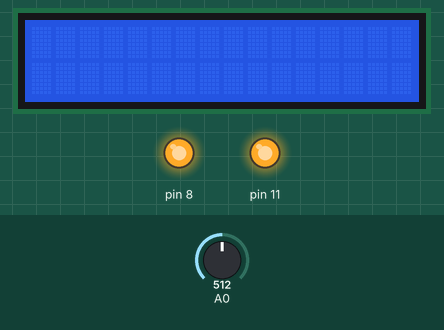
A sketch run on a simulated Arduino Uno, built with avr-gcc and run on an emulated ATmega328P. Shown: 16×2 character LCD, output pins drawn as LEDs (lit = HIGH). The test bench sets the inputs (shaded band); at power-on: A0 = 512. What the sketch prints to the serial monitor is not drawn.

Above: at 1.2 s.
1.3 s: A0 set to 634
2.8 s: A0 set to 657
At 3.8 s:
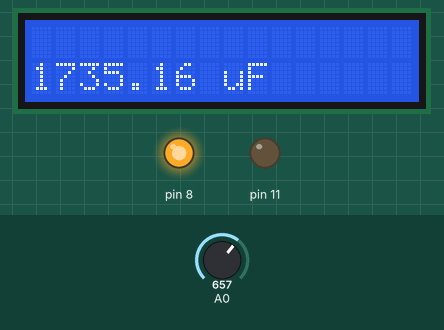
4.3 s: A0 set to 0
At 5.9 s:
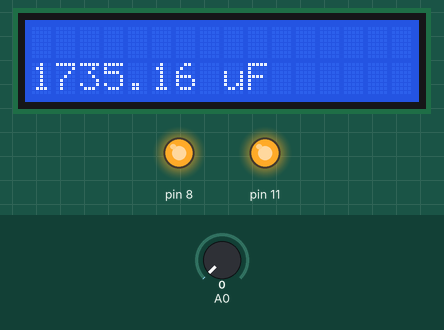
Timing chart, 0 to 7.4 s (numbered marks = the images above; inputs shaded):
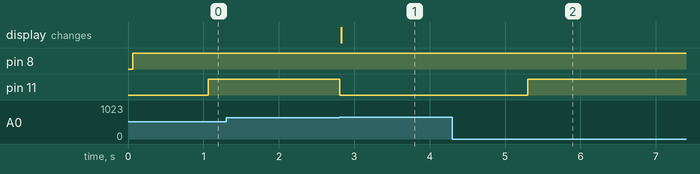

The sketch:

ArduinoCode.ino
```cpp
unsigned long startTime;
unsigned long startTime_1;
unsigned long elapsedTime;
int flag = 0;
unsigned long elapsedTime_1;
unsigned long currentTime;
float microFarads, Resistance1 = 10000000;             // floating point variable to preserve precision, make calculations
float Resistance2 = 1000;
float nanoFarads;

/////////////////////////////////////////////////////////
float test, test1, Ana1, Ana2, resistance;
///////////////////////////////////////////////////////
#include <LiquidCrystal.h>

const int rs = 2, en = 3, d4 = 4, d5 = 5, d6 = 6, d7 = 7;
LiquidCrystal lcd(rs, en, d4, d5, d6, d7);
////////////////////////////////////////////////////////////
void setup()
{

  pinMode(13, OUTPUT);     // set chargePin to output
  pinMode(11, OUTPUT);
  pinMode(12, INPUT);
    pinMode(8, INPUT);
  pinMode(10, INPUT);

  digitalWrite(13, LOW);
  digitalWrite(12, LOW);
  digitalWrite(11, LOW);
  lcd.begin(16, 2);
  Serial.begin(9600);             // initialize serial transmission for debugging
  lcd.clear();
}
//////////////////////////////////////////////////////////////////////////////
void new_charge()
{
  pinMode(11, OUTPUT);
  digitalWrite(11, HIGH);
  startTime_1 = micros();
  while (analogRead(A0) < 648);

  elapsedTime_1 = micros() - startTime_1;


  microFarads = ((unsigned long)elapsedTime_1 / Resistance2 );
  Serial.print(microFarads, 6);          // print the value to serial port
  Serial.println(" microFarads");        // print units and carriage return
    lcd.clear();
    lcd.setCursor(0,1);
    lcd.print(microFarads);
    lcd.setCursor(8, 1);
    lcd.print("uF");


}
///////////////////////////////////////////////////////////////////////////////
void capacitor()
{
  pinMode(11, INPUT);
  digitalWrite(13, HIGH);  // set chargePin HIGH and capacitor charging

  startTime = micros();

  while (analogRead(A0) < 647)
  {
    currentTime = micros() - startTime;

    if (currentTime > 1000000)
    {
      pinMode(13, INPUT);
      new_charge();
      flag = 1;
    }
  }

  if (flag != 1)
  {
    elapsedTime = micros() - startTime;
    microFarads = ((unsigned long)elapsedTime / Resistance1) * 1000;
    Serial.print(microFarads, 6);                        // print the value to serial port
    Serial.println(" nanoFarads");                       // print units and carriage return
     lcd.clear();
    lcd.setCursor(0,1);
    lcd.print(microFarads);
    lcd.setCursor(8, 1);
    lcd.print("nF");

    nanoFarads = 0;
    microFarads = 0;
  }

  digitalWrite(13, LOW);                               // set charge pin to  LOW
  digitalWrite(11, LOW);
  pinMode(12, OUTPUT);                                 // set discharge pin to output
  digitalWrite(12, LOW);                               // set discharge pin LOW
  while (analogRead(A0) > 0) {}                        // wait until capacitor is completely discharged }
  pinMode(12, INPUT);                                  // set discharge pin back to input
  flag = 0;

}

//////////////////////////////////////////////////////////////////
void resistor()
{
  Ana1 = analogRead(A4);
  Ana2 = analogRead(A5);
  test = (Ana1 * 5) / 1023;
  test1 = (Ana2 * 5) / 1023;


  if (test > 0)
  {
    if (test > 0.40)
    {
      resistance = 100 * ((5.0 / test) - 1.0);
      //Serial.println(resistance);
     lcd.clear();
    lcd.setCursor(1,0);
    lcd.print(resistance);
    lcd.setCursor(8, 0);
    lcd.print("Ohms");
  delay(10);
    }
    else
    {
      //Serial.println("Out of range");
      lcd.clear();
      lcd.setCursor(1, 0);
      lcd.print("out of range");
    }
  }
  else if (test1 > 0)
  {
    if (test1 > 0.23 && test1 < 4.95)
    {
      resistance = 100000 * ((5.0 / test1) - 1.0);
      //Serial.println(resistance);

    lcd.clear();
    lcd.setCursor(1,0);
    lcd.print(resistance);
    lcd.setCursor(8, 0);
    lcd.print("Ohms");
  delay(10);
    }
    else
    {
       lcd.clear();
      lcd.setCursor(1, 0);
    //  Serial.println("Out of Range");
      lcd.print("Out of Range");
    }
  }


}
/////////////////////////////////////////////////////////////////
void loop()
{
  pinMode(10,INPUT);
  pinMode(8,INPUT);
if(digitalRead(8)==0)
  {
pinMode(8,OUTPUT);
digitalWrite(8,HIGH);
capacitor();
  }
else if(digitalRead(10)==0)
{
 pinMode(10,OUTPUT);
 digitalWrite(10,HIGH);
  resistor();
}


else
{
  lcd.clear();
}
}
```

Measured:
- the behaviour switches between 647 and 648 on A0 (found by bisection; images 0 and 1)
- after the input at 1.3 s, every drawn part: stays the same
- after the input at 2.8 s, pin 11: HIGH → LOW at once; the display: changes at once (image 1)
- after the input at 4.3 s, pin 11: LOW → HIGH after 1.0 s
